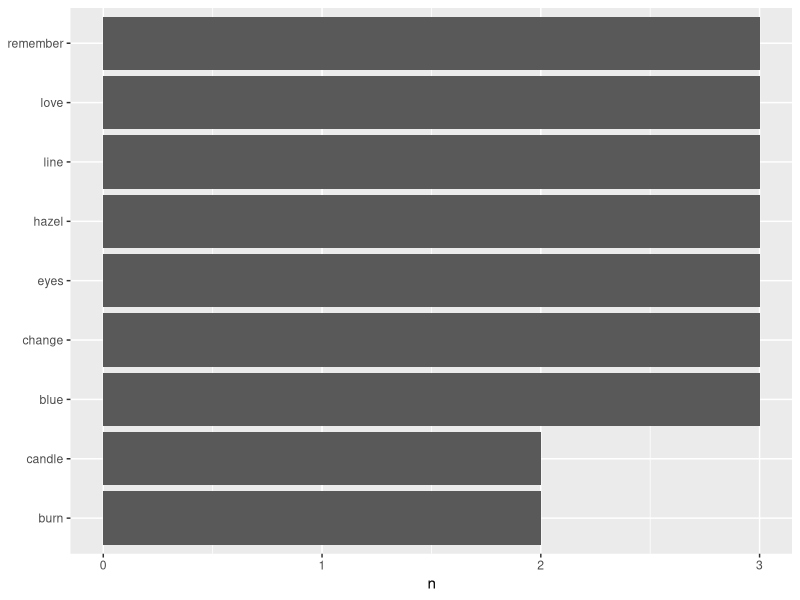

R code for this plot:
# install.packages("tidyverse")
library(tidyverse)
library(tidytext)

# lyrics
candle_lyrics <- "[Verse 1]\nInnocence is a light beam, you're doing your thing\nWith your arm out your window up Highway 9\nWhen it's too much to handle, burn me a candle\nIf you don't have a candle, let me burn on your mind\n[Verse 2]\nThe song of the sirens caught up with me downwind\nMy nose started bleeding by the second note\nHeaven is a motel with a telephone seashell\nWell, check-out's at eleven, and don't ask for more time\n[Chorus]\nWell, did your eyes change? I remember them blue\nOr were they always hazel?\nStill the same face with a line or two\nThe same love I always knew\n[Verse 3]\nI try not to call, but I think I'm being followed\nIt's been about an hour or so\nI hate for you to hear me scared, otherwise, I'm well\nI guess you're still the first place I go\n[Chorus]\nDid your eyes change? I remember them blue\nOr were they always hazel?\nStill the same face with a line or two\nThe same love I always knew\n[Instrumental Break]\n[Chorus]\nDid your eyes change? I remember them blue\nOr were they always hazel?\nStill the same face with a line or two\nThe same love I always knew"


# split by lines
candle_lyrics %>% 
  str_split("\\n") %>% 
  unlist() %>% 
  str_remove("\\[\\D+\\d\\]") %>% 
  str_remove("\\[\\D+") %>% 
  na_if("") %>% 
  na.omit()

# alternative, more succinct
candle_df <- candle_lyrics %>%
  str_split("\n") %>%
  unlist() %>%
  str_remove("\\[.*\\]") %>% 
  stringi::stri_remove_empty() %>% 
  enframe(name = "line_number", value = "line")

# get words
candle_tidy_df <- candle_df %>% 
  unnest_tokens(output = word, 
                input = line, 
                token = "words") %>% 
  anti_join(stop_words, by = "word")


# plot word frequencies
candle_tidy_df %>% 
  count(word, sort = TRUE) %>% 
  mutate(word = reorder(word, n)) %>% 
  filter(n > 1) %>% 
  ggplot(aes(x = n, y = word)) +
  geom_col() +
  labs(y = NULL)
